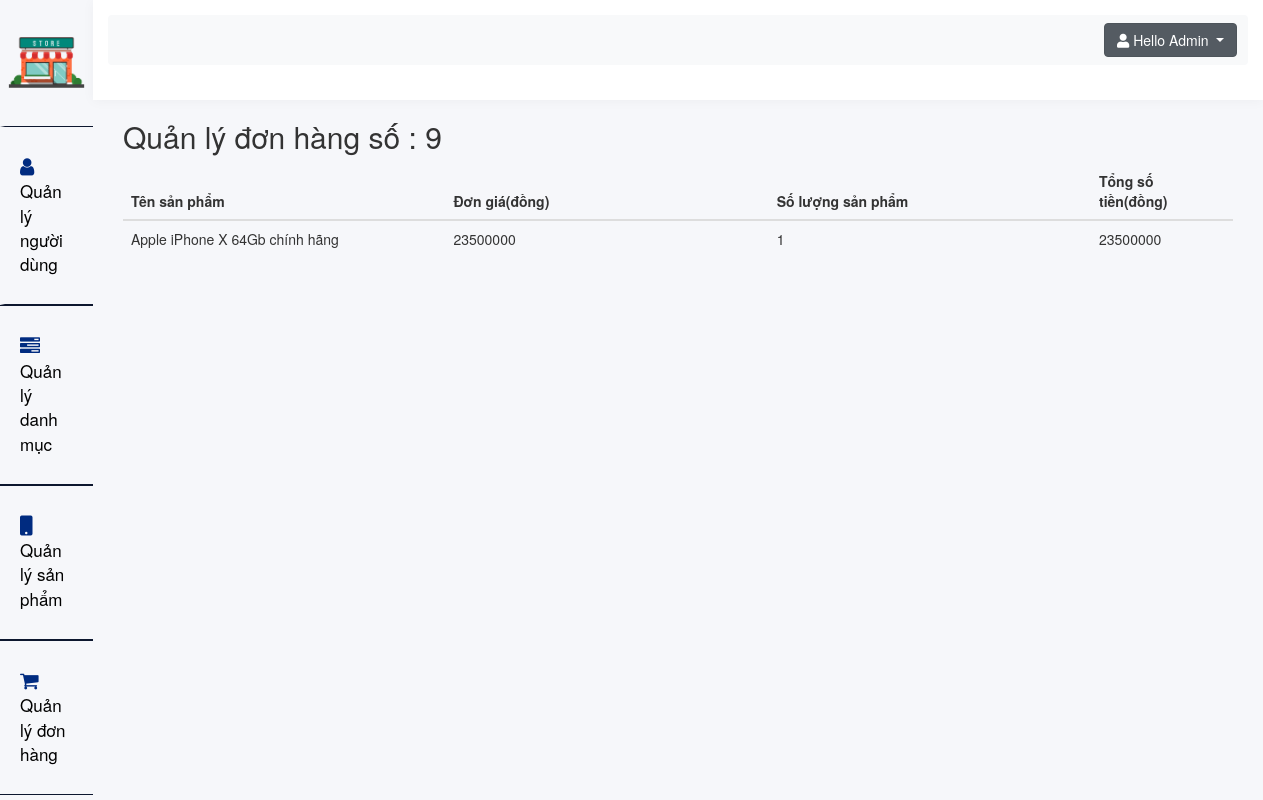
Screenshot of /admin/orders-product.php?id=9 with the database file from the repository.
### tables this page shows
CREATE TABLE `order_product` (
  `id` int(11) NOT NULL,
  `order_id` int(11) NOT NULL,
  `product_id` int(11) NOT NULL,
  `quantity` int(11) NOT NULL,
  `price` float NOT NULL
);

CREATE TABLE `products` (
  `id` int(11) NOT NULL,
  `name` varchar(255) NOT NULL,
  `thumbnail` varchar(255) NOT NULL,
  `description` text NOT NULL,
  `price` double NOT NULL,
  `saleoff` double NOT NULL,
  `category_id` int(11) NOT NULL,
  `status` tinyint(1) NOT NULL
);

### admin/orders-product.php (the view, shortened to what this page needs)
<?php  include_once'blocks/s.php'?>
<?php include_once'blocks/h.php';
$order_id=$_GET['id'];
 ?>
            <div class="information">
                <div class="info container">
                <h2>Quản lý đơn hàng số : <?php echo($order_id); ?></h2>
				<table class="table">
              	<thead>
	                <tr>
	                  	<th scope="col" style="width: 30%">Tên sản phẩm</th>
	                  	<th scope="col" style="width: 30%">Đơn giá(đồng)</th>
	                  	<th scope="col" style="width: 30%">Số lượng sản phẩm</th>
	                  	<th scope="col" style="width: 30%">Tổng số tiền(đồng)</th>
	                  	<th></th>
	                  	<th></th>
	                </tr>
              	</thead>
              	<tbody>
              	<?php
			   	$conn = Database::connect();
			   	$sql = "SELECT * FROM `order_product` WHERE `order_id` = '$order_id'";
				$results = mysqli_query($conn, $sql);
				if ($results->num_rows > 0) {
				    while($row = $results->fetch_array()) {
					    	$product_id = $row['product_id'];
					    	$conn = Database::connect();
						   	$sql = "SELECT * FROM `products` WHERE `id`='$product_id'";
							$results = mysqli_query($conn, $sql);
							if ($results->num_rows > 0) {
								$data = $results->fetch_array();
							}
				        echo '<tr>';
					   	echo '<td style="width: 30%">'.$data['name'];'.</td>';
					   	 echo '<td style="width: 30%">'.$data['price'];'.</td>';
					   	echo '<td style="width: 30%">'. $row['quantity'];'.</td>';
					   	echo '<td style="width: 30%">'. $row['price']*$row['quantity'];'.</td>';
					   	echo '<td>';
					   	echo '</tr>';
				    }
				} else {
				    echo "0 results";
				}
			  	?>
	            </div>
                    </div>
                </div>
            </div>
        </div>
</body>
</html>

### admin/blocks/s.php (style rules this page uses)
.home { background: #f6f7fa; }

### rows the page displays
order_product: product.name "Apple iPhone X 64Gb chính hãng", product.price "23500000", quantity "1", $row['price']*$row['quantity'] "23500000"

### other values shown
$order_id "9"
